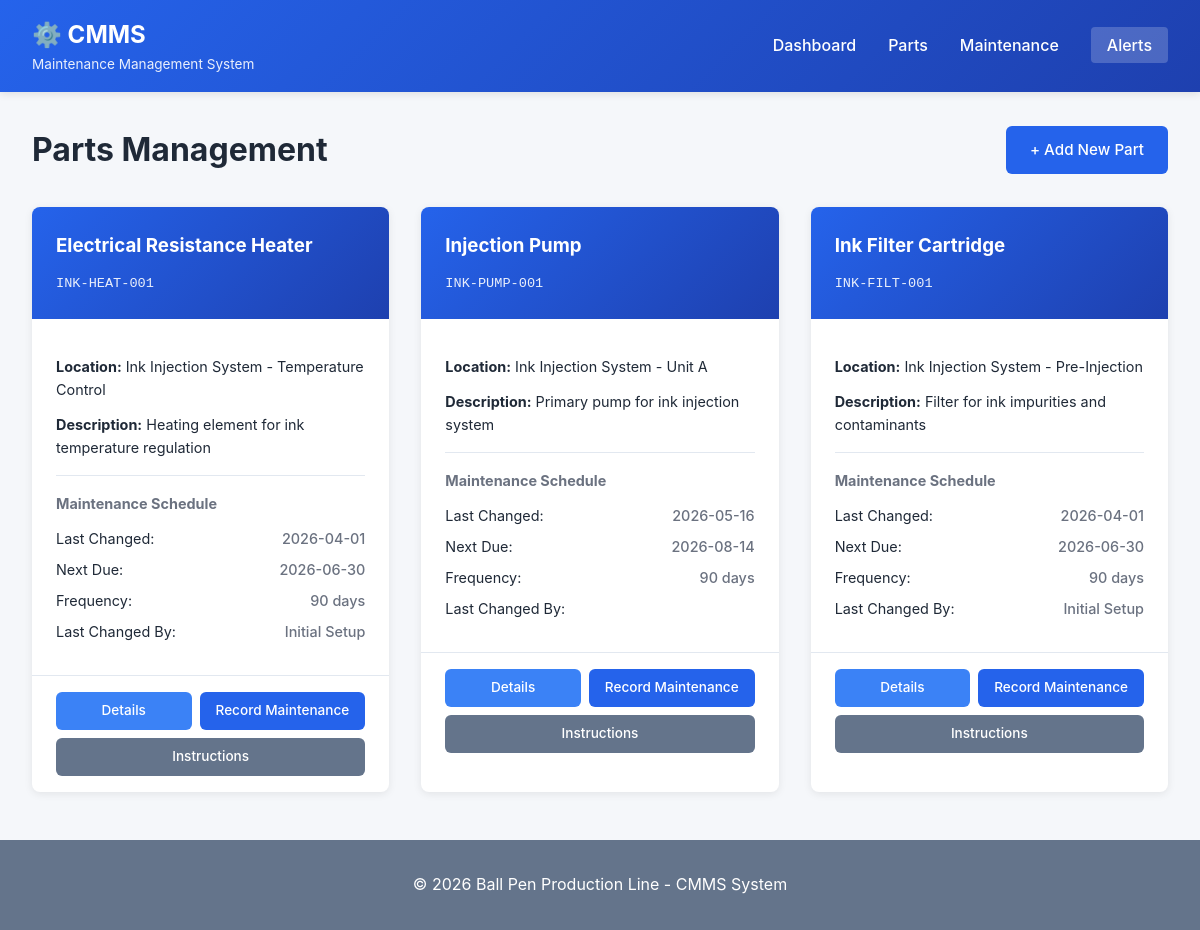
Page /parts on the committed database.
### tables this page shows
CREATE TABLE parts (
                id INTEGER PRIMARY KEY AUTOINCREMENT,
                name TEXT NOT NULL UNIQUE,
                description TEXT,
                location TEXT,
                part_number TEXT,
                created_at TIMESTAMP DEFAULT CURRENT_TIMESTAMP
            );

CREATE TABLE maintenance_records (
                id INTEGER PRIMARY KEY AUTOINCREMENT,
                part_id INTEGER NOT NULL,
                last_changed TIMESTAMP,
                next_scheduled_change TIMESTAMP,
                change_frequency_days INTEGER,
                performed_by TEXT,
                notes TEXT,
                created_at TIMESTAMP DEFAULT CURRENT_TIMESTAMP,
                updated_at TIMESTAMP DEFAULT CURRENT_TIMESTAMP,
                FOREIGN KEY (part_id) REFERENCES parts (id)
            );

### cmms_app.py (the view)
@app.route('/parts')
def parts():
    db = get_db()
    parts_list = db.get_all_parts()
    parts_with_records = []
    for part in parts_list:
        record = db.get_maintenance_record(part['id'])
        parts_with_records.append({
            'part': part,
            'record': record
        })
    return render_template('parts.html', parts=parts_with_records)

### cmms_app.py (called while the page is built)
def get_db():
    db = getattr(g, '_database', None)
    if db is None:
        db = g._database = CMmsDatabase()
    return db

### cmms_database.py (called while the page is built)
    def init_db(self):
        self.conn = sqlite3.connect(self.db_path)
        self.conn.row_factory = sqlite3.Row
        self.cursor = self.conn.cursor()
        self.create_tables()

    def close(self):
        if self.conn:
            self.conn.close()

    def get_all_parts(self):
        self.cursor.execute('SELECT * FROM parts ORDER BY name')
        return self.cursor.fetchall()

    def get_maintenance_record(self, part_id):
        self.cursor.execute('''
            SELECT * FROM maintenance_records WHERE part_id = ?
        ''', (part_id,))
        return self.cursor.fetchone()

### templates/parts.html (shortened to what this page needs)
{% extends "base.html" %}
{% block content %}
<div class="page-header">
    <h2>Parts Management</h2>
    <a href="{{ url_for('add_part') }}" class="btn btn-primary">+ Add New Part</a>
</div>
<div class="parts-grid">
    {% for item in parts %}
    <div class="part-card">
        <div class="part-header">
            <h3>{{ item.part.name }}</h3>
            <span class="part-number">{{ item.part.part_number }}</span>
        </div>
        <div class="part-body">
            <div class="part-info">
                <p><strong>Location:</strong> {{ item.part.location }}</p>
                <p><strong>Description:</strong> {{ item.part.description }}</p>
            </div>
            {% if item.record %}
            <div class="maintenance-info">
                <h4>Maintenance Schedule</h4>
                <p>
                    <span class="label">Last Changed:</span>
                    <span class="value">{{ item.record.last_changed[:10] if item.record.last_changed else 'Not recorded' }}</span>
                </p>
                <p>
                    <span class="label">Next Due:</span>
                    <span class="value">{{ item.record.next_scheduled_change[:10] if item.record.next_scheduled_change else 'Not scheduled' }}</span>
                </p>
                <p>
                    <span class="label">Frequency:</span>
                    <span class="value">{{ item.record.change_frequency_days }} days</span>
                </p>
                <p>
                    <span class="label">Last Changed By:</span>
                    <span class="value">{{ item.record.performed_by }}</span>
                </p>
            </div>
            {% endif %}
        </div>
        <div class="part-actions">
            <a href="{{ url_for('view_part', part_id=item.part.id) }}" class="btn btn-sm btn-info">Details</a>
            <a href="{{ url_for('record_maintenance', part_id=item.part.id) }}" class="btn btn-sm btn-primary">Record Maintenance</a>
            <a href="{{ url_for('view_instructions', part_id=item.part.id) }}" class="btn btn-sm btn-secondary">Instructions</a>
        </div>
    </div>
    {% endfor %}
</div>
{% endblock %}

### static/style.css (style rules this page uses)
:root { --primary: #2563eb; --primary-dark: #1e40af; --secondary: #64748b; --success: #10b981; --warning: #f59e0b; --danger: #ef4444; --info: #3b82f6; --light: #f8fafc; --border: #e2e8f0; --text: #1f2937; --text-light: #6b7280; }
* { margin: 0; padding: 0; box-sizing: border-box; }
body { font-family: -apple-system, BlinkMacSystemFont, 'Segoe UI', Roboto, Oxygen, Ubuntu, Cantarell, sans-serif; line-height: 1.6; color: var(--text); background: #f5f7fa; }
.page-header { display: flex; justify-content: space-between; align-items: center; margin-bottom: 2rem; }
.page-header h2 { font-size: 2rem; color: var(--text); }
.btn { display: inline-block; padding: 0.75rem 1.5rem; border-radius: 6px; text-decoration: none; border: none; cursor: pointer; font-weight: 500; transition: all 0.3s; font-size: 0.95rem; }
.btn-primary { background: var(--primary); color: white; }
.btn-secondary { background: var(--secondary); color: white; }
.btn-info { background: var(--info); color: white; }
.btn-sm { padding: 0.5rem 1rem; font-size: 0.85rem; }
.parts-grid { display: grid; grid-template-columns: repeat(auto-fill, minmax(350px, 1fr)); gap: 2rem; margin: 2rem 0; }
.part-card { background: white; border-radius: 8px; overflow: hidden; box-shadow: 0 2px 8px rgba(0,0,0,0.08); transition: all 0.3s; }
.part-header { background: linear-gradient(135deg, var(--primary) 0%, var(--primary-dark) 100%); color: white; padding: 1.5rem; }
.part-header h3 { margin-bottom: 0.5rem; }
.part-number { font-size: 0.85rem; opacity: 0.9; font-family: monospace; }
.part-body { padding: 1.5rem; }
.part-info p { margin: 0.75rem 0; font-size: 0.9rem; }
.maintenance-info { margin-top: 1rem; padding-top: 1rem; border-top: 1px solid var(--border); }
.maintenance-info h4 { margin-bottom: 0.75rem; color: var(--text-light); font-size: 0.9rem; }
.maintenance-info p { display: flex; justify-content: space-between; margin: 0.5rem 0; font-size: 0.9rem; }
.part-actions { padding: 1rem 1.5rem; border-top: 1px solid var(--border); display: flex; gap: 0.5rem; flex-wrap: wrap; }
.part-actions .btn { flex: 1; text-align: center; white-space: nowrap; }
.value { color: var(--text-light); font-weight: 500; }

### rows in the picture
parts: part.name "Electrical Resistance Heater", part.part_number "INK-HEAT-001", part.location "Ink Injection System - Temperature Control", part.description "Heating element for ink temperature regulation"
maintenance_records: record "2026-04-01", record "2026-06-30", record.change_frequency_days "90", record.performed_by "Initial Setup"
parts: part.name "Injection Pump", part.part_number "INK-PUMP-001", part.location "Ink Injection System - Unit A", part.description "Primary pump for ink injection system"
maintenance_records: record "2026-05-16", record "2026-08-14", record.change_frequency_days "90"
parts: part.name "Ink Filter Cartridge", part.part_number "INK-FILT-001", part.location "Ink Injection System - Pre-Injection", part.description "Filter for ink impurities and contaminants"
maintenance_records: record "2026-04-01", record "2026-06-30", record.change_frequency_days "90", record.performed_by "Initial Setup"
